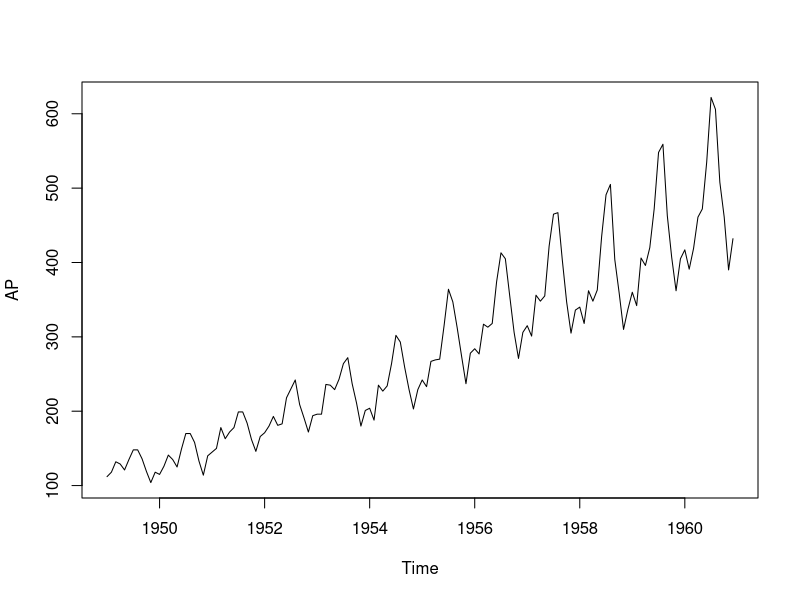
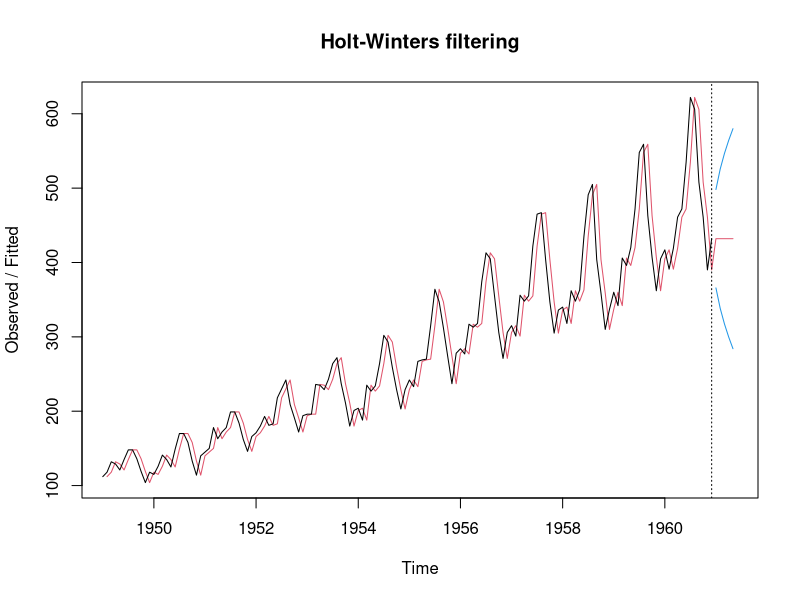
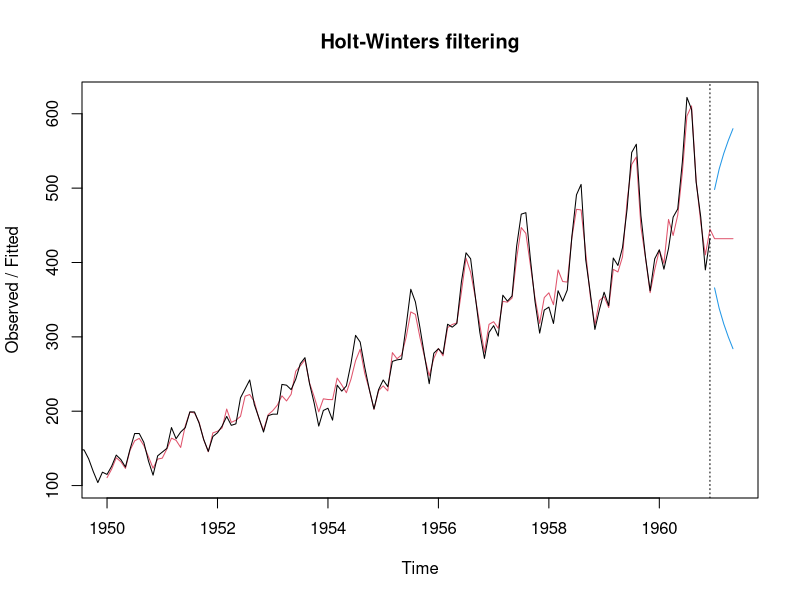

Write R code to recreate these figures, in order.
install.packages("ggfortify")
install.packages("tseries")
install.packages("forecast")
library(ggfortify)
library(tseries)
library(forecast)
AP<-AirPassengers
AP
sum(is.na(AP))
frequency(AP)
cycle(AP)
summary(AP)
m<-HoltWinters(AP, beta=F, gamma=F)
plot(AP)
p<-predict(m,5,prediction.interval = T)
plot(m,p)
m1<-HoltWinters(AP)
p1<-predict(m1,5,prediction.interval=T)
plot(m1,p)
p1
